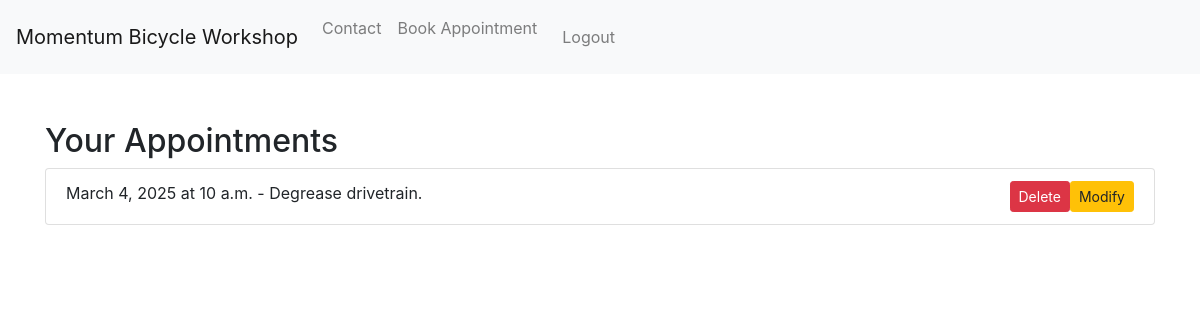
The app's page /appointment_list/ (signed in) with its own data.
### myapp/models.py (models this page shows, shortened)
class Appointment(models.Model):
    user = models.ForeignKey(User, on_delete=models.CASCADE)  # Associate the appointment with a user
    date = models.DateField()
    time = models.TimeField()
    description = models.TextField(blank=True)  # Allowing blank descriptions
    photo = models.ImageField(upload_to='photos/', blank=True, null=True)
    completed = models.BooleanField(default=False)
    notified = models.BooleanField(default=False)
    class Meta:
        unique_together = ('user', 'date')  # or ('user', 'date', 'time') if you want to prevent double booking at the same time

### myapp/views.py (the view)
# urls.py: path('appointment_list/', appointment_list, name='appointment_list'),
@login_required
def appointment_list(request):
    appointments = Appointment.objects.filter(user=request.user).order_by('date')
    return render(request, 'myapp/appointment_list.html', {'appointments': appointments})

### myapp/templates/myapp/appointment_list.html (shortened to what this page needs)
{% load static %}
<!DOCTYPE html>
<html lang="en">
<head>
    <link rel="stylesheet" href="https://maxcdn.bootstrapcdn.com/bootstrap/4.5.2/css/bootstrap.min.css">
</head>
<body>
    {% include 'myapp/navbar.html' %}
    <div class="container mt-5">
        <h2>Your Appointments</h2>
        {% if appointments %}
        <ul class="list-group">
            {% for appointment in appointments %}
            <li class="list-group-item">
                {{ appointment.date }} at {{ appointment.time }} - {{ appointment.description }}
                <a href="{% url 'modify_appointment' appointment.id %}"
                    class="btn btn-warning btn-sm float-right">Modify</a>
                <button type="button" class="btn btn-danger btn-sm float-right" data-toggle="modal"
                    data-target="#deleteModal{{ appointment.id }}">
                    Delete
                </button>
            </li>
            {% empty %}
            <li class="list-group-item">No appointments booked.</li>
            {% endfor %}
        </ul>
        {% else %}
        <p>No appointments found.</p>
        {% endif %}
    </div>
</body>
</html>

### records on screen
Appointment: date "March 4, 2025", time "10 a.m.", description "Degrease drivetrain."
